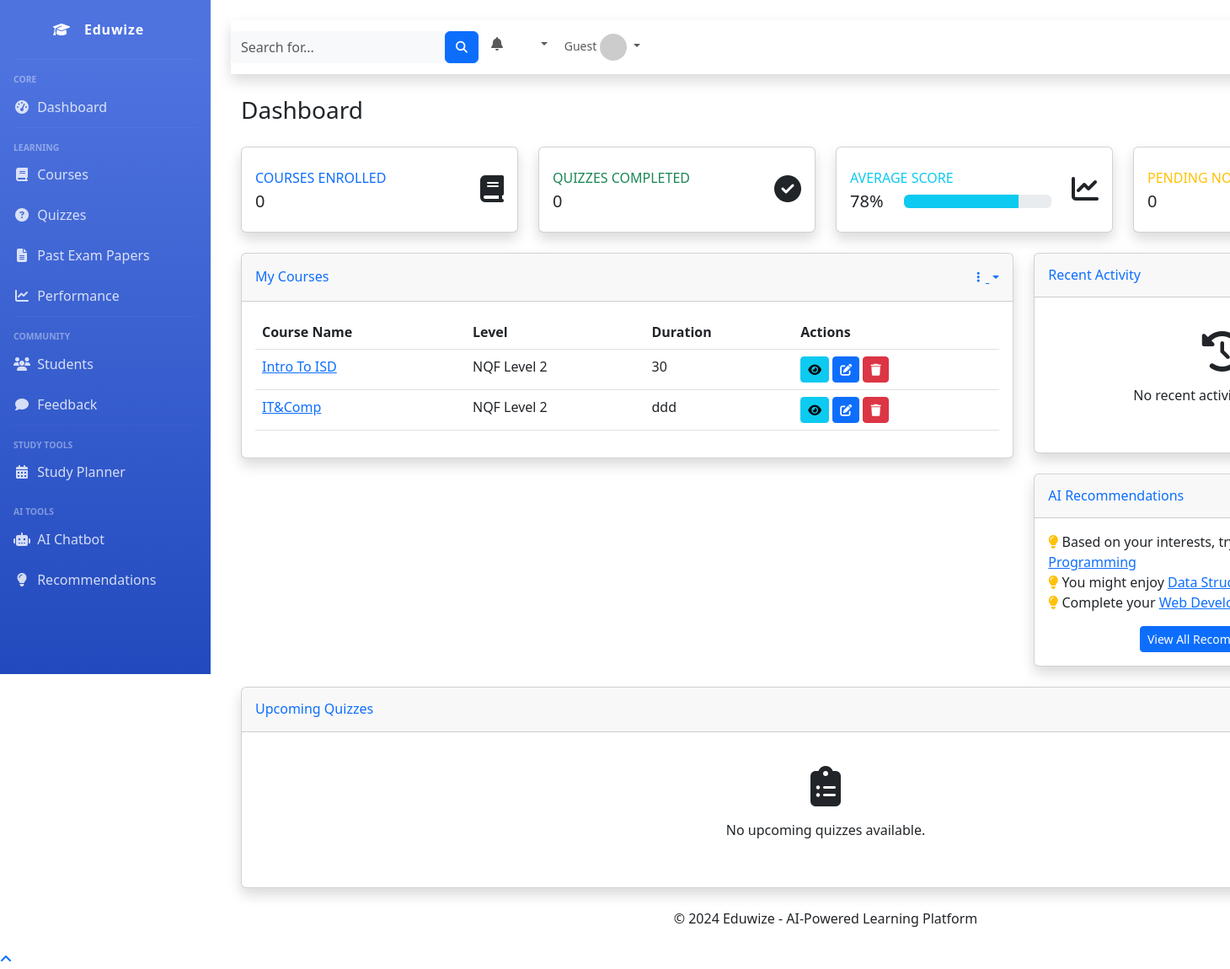
Before: / with the older database file.
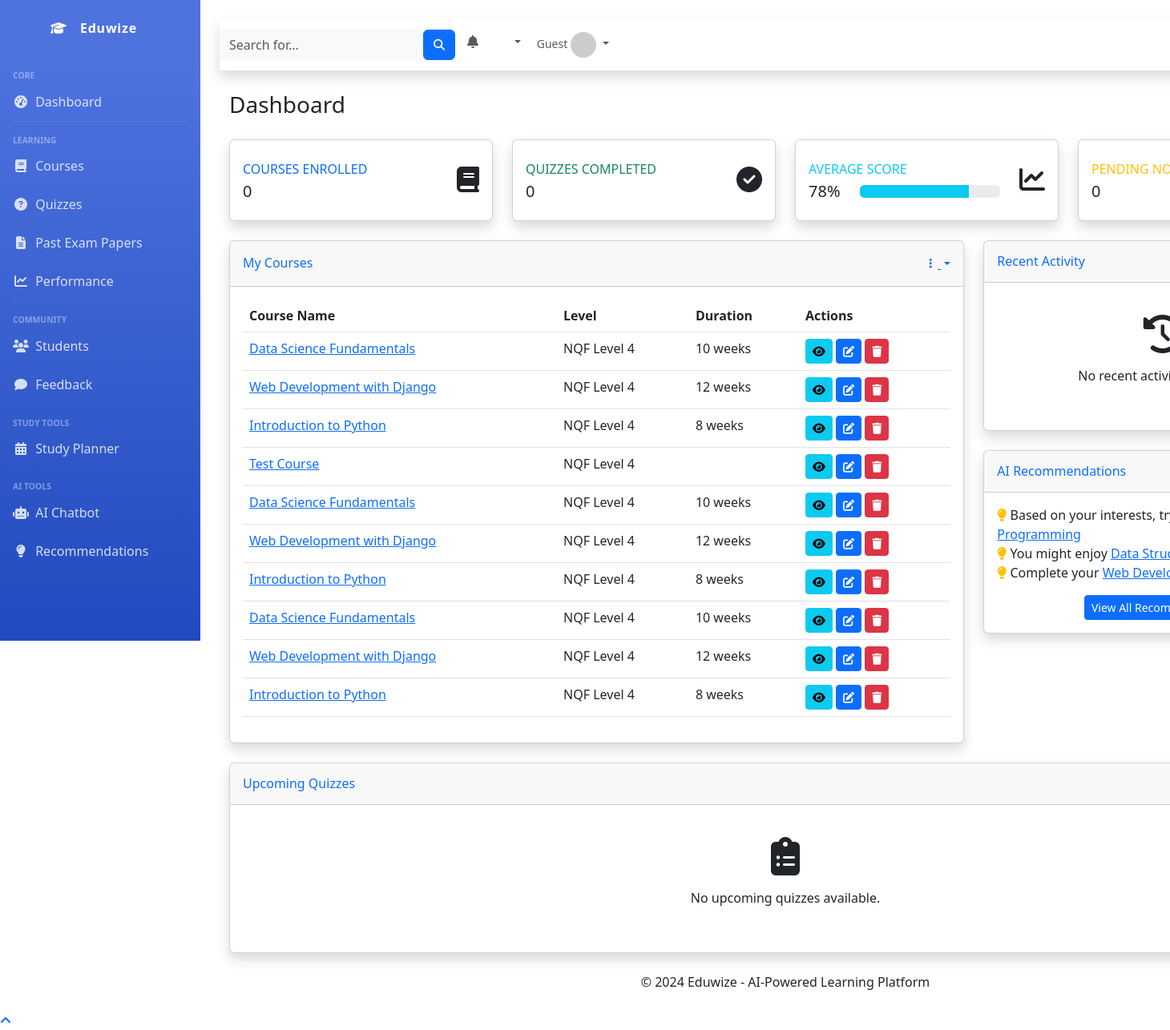
After: the same page with the newer database file.
### eduwize_app/models.py (models this page shows, shortened)
class Course(models.Model):
    name = models.CharField(max_length=50)
    description = models.TextField()
    level = models.CharField(
        max_length=5,
        choices=StudyLevelChoices.choices
    )
    thumbnail = models.ImageField(upload_to='course_thumbnails/', null=True, blank=True)
    duration = models.CharField(max_length=10)
    prerequisites = models.ManyToManyField('self', blank=True, symmetrical=False)
    tags = models.ManyToManyField('Tags', blank=True)
    created_at = models.DateTimeField(auto_now_add=True)
    updated_at = models.DateTimeField(auto_now=True)

### eduwize_app/views.py (the view, shortened to what this page needs)
# urls.py: path('', views.HomePageView.as_view(), name='index'),
class HomePageView(ListView):
    model = Course
    template_name = 'eduwize_app/home.html'
    context_object_name = 'courses'
    paginate_by = 10
    ordering = ['-created_at']
    allow_empty = True
    extra_context = {'title': 'Home Page'}
    success_url = reverse_lazy('eduwize_app:home')
    def get_queryset(self):
        return Course.objects.all().order_by('-created_at')
    def get_context_data(self, **kwargs):
        context = super().get_context_data(**kwargs)
        return context

### eduwize_app/templates/eduwize_app/home.html (shortened to what the changed rows need)
{% extends 'eduwize_app/base_generic.html' %}
{% load static %}
{% block content %}
<div class="d-sm-flex align-items-center justify-content-between mb-4">
    <h1 class="h3 mb-0 text-gray-800">Dashboard</h1>
</div>
<div class="row">
    <div class="col-lg-8">
        <div class="card shadow mb-4">
            <div class="card-body">
                <div class="table-responsive">
                    <table class="table table-hover" id="courseTable" width="100%" cellspacing="0">
                        <thead>
                            <tr>
                                <th>Course Name</th>
                                <th>Level</th>
                                <th>Duration</th>
                                <th>Actions</th>
                            </tr>
                        </thead>
                        <tbody>
                            {% for course in courses %}
                            <tr>
                                <td>
                                    <a href="{% url 'eduwize_app:course-detail' course.id %}" class="font-weight-bold text-primary">
                                        {{ course.name }}
                                    </a>
                                </td>
                                <td>{{ course.get_level_display }}</td>
                                <td>{{ course.duration }}</td>
                                <td>
                                    <a href="{% url 'eduwize_app:course-detail' course.id %}" class="btn btn-sm btn-info">
                                        <i class="fas fa-eye"></i>
                                    </a>
                                    <a href="{% url 'eduwize_app:course-edit' course.id %}" class="btn btn-sm btn-primary">
                                        <i class="fas fa-edit"></i>
                                    </a>
                                    <a href="{% url 'eduwize_app:course-delete' course.id %}" class="btn btn-sm btn-danger">
                                        <i class="fas fa-trash"></i>
                                    </a>
                                </td>
                            </tr>
                            {% empty %}
                            <tr>
                                <td colspan="4" class="text-center">No courses available. <a href="{% url 'eduwize_app:course-add' %}">Create your first course</a>.</td>
                            </tr>
                            {% endfor %}
                        </tbody>
                    </table>
                </div>
            </div>
        </div>
    </div>
</div>
{% endblock %}

Changed rows visible on the page:
no longer on this page (row unchanged): Course: name "Intro To ISD", level "NQF Level 2", duration "30"
no longer on this page (row unchanged): Course: name "IT&Comp", level "NQF Level 2", duration "ddd"
added Course: name "Data Science Fundamentals", level "NQF Level 4", duration "10 weeks"
added Course: name "Web Development with Django", level "NQF Level 4", duration "12 weeks"
added Course: name "Introduction to Python", level "NQF Level 4", duration "8 weeks"
added Course: name "Test Course", level "NQF Level 4"
added Course: name "Data Science Fundamentals", level "NQF Level 4", duration "10 weeks"
added Course: name "Web Development with Django", level "NQF Level 4", duration "12 weeks"
added Course: name "Introduction to Python", level "NQF Level 4", duration "8 weeks"
added Course: name "Data Science Fundamentals", level "NQF Level 4", duration "10 weeks"
added Course: name "Web Development with Django", level "NQF Level 4", duration "12 weeks"
added Course: name "Introduction to Python", level "NQF Level 4", duration "8 weeks"
